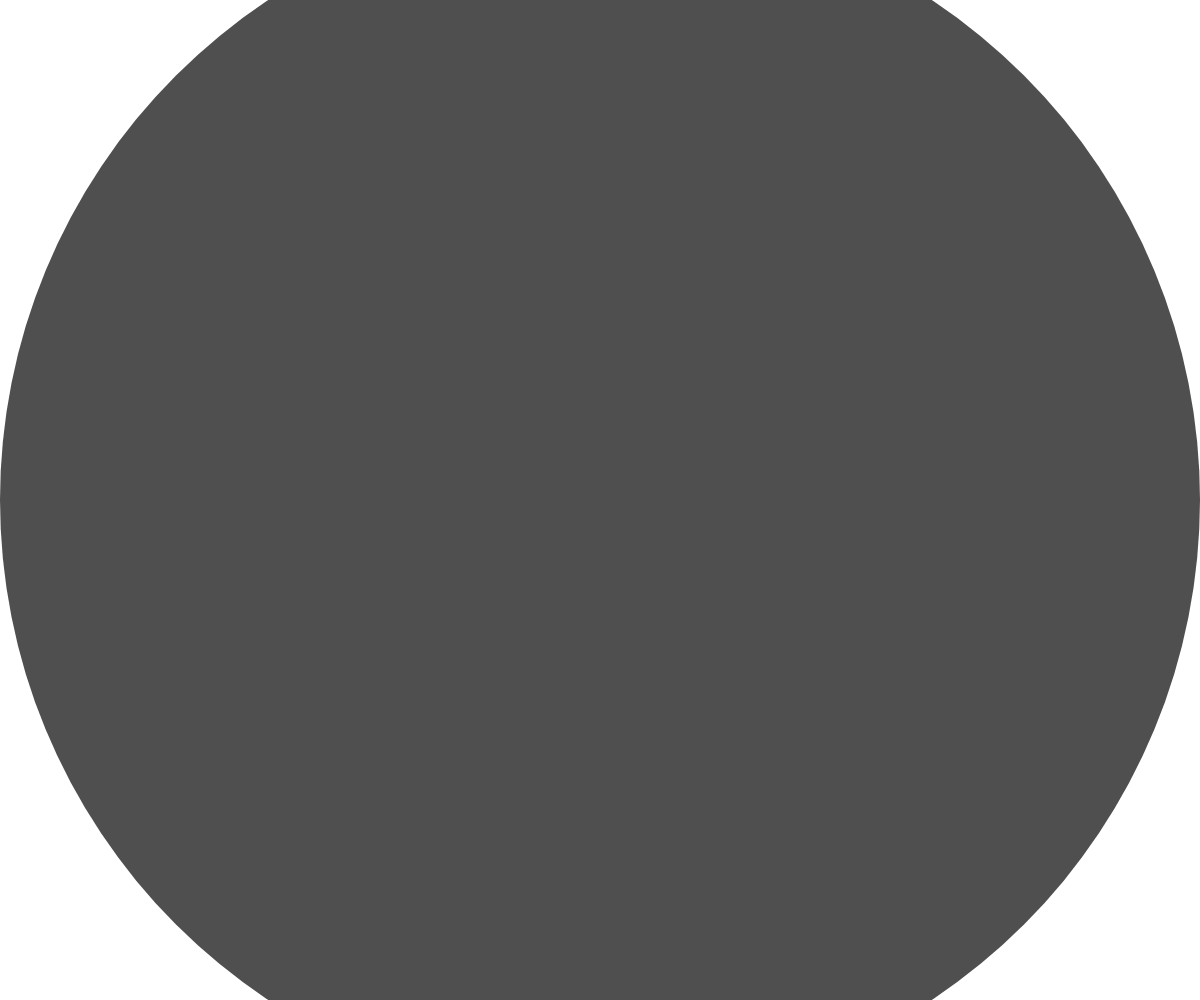
Frame 1 (no input)
Frame 60 (no input): identical to frame 1, image omitted
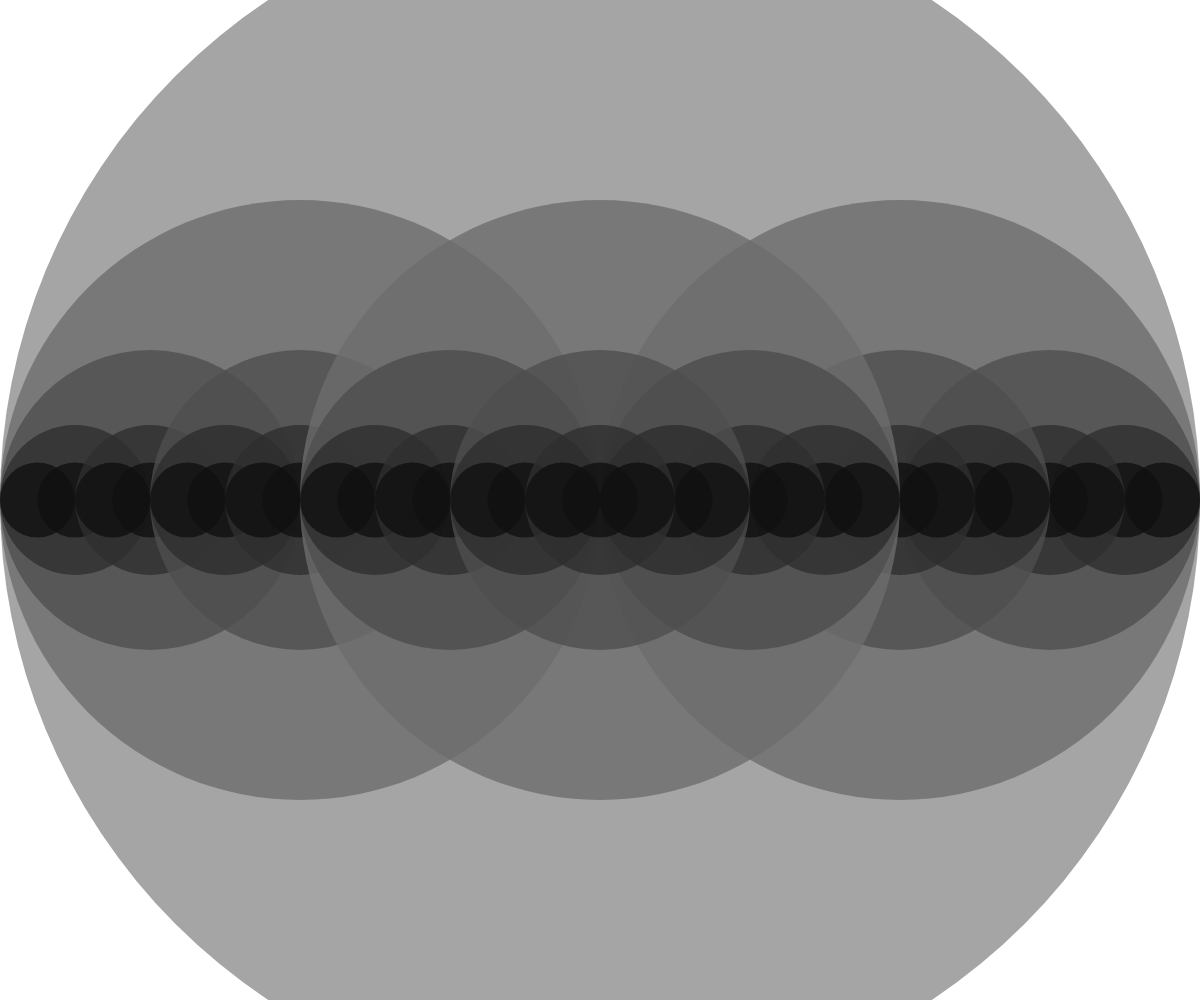
Frame 120 (the mouse pressed at the canvas centre since frame 60)

The p5.js sketch that drew these frames (run headless with seeded random() and noise() and a simulated clock; from frame 60 on, the mouse is pressed at the canvas centre):

// p5.js sketch
// ── sketch.js
// Factorial Recursion
// Xyre
// May 3, 2018

function setup() {
  createCanvas(windowWidth, windowHeight);
  noStroke();
}

function draw() {
  background(255);
  let theLevel = map(mouseX, 0, width, 1, 8);
  drawCircle(width / 2, width / 2, theLevel);
}

function drawCircle(x, radius, level) {
  let fillColor = 125 * level / 4;
  fill(fillColor, 200);
  ellipse(x, height/2, radius * 2, radius * 2);

  if (level > 1) {
    level -= 1;
    drawCircle(x + radius / 2, radius / 2, level);
    drawCircle(x - radius / 2, radius / 2, level);
    drawCircle(x, radius / 2, level);
  }
}
